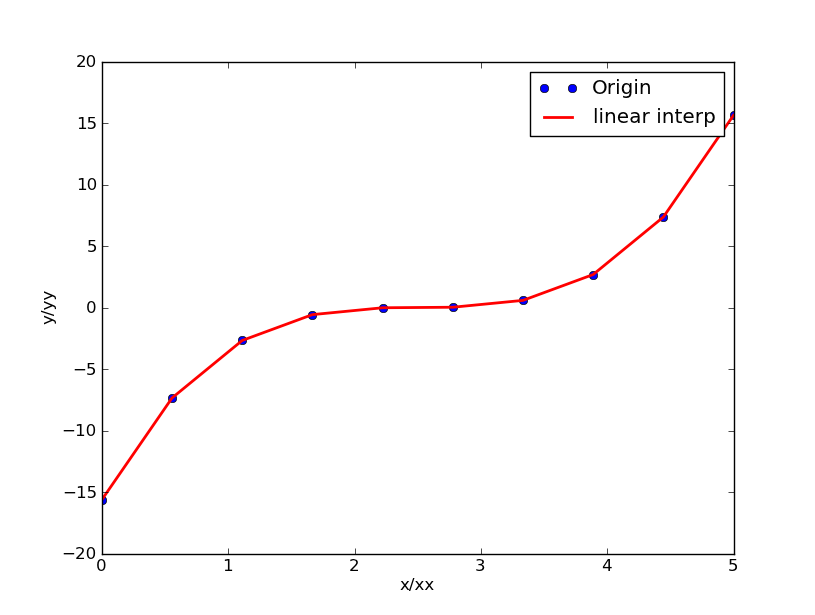

The script that drew this image:
# -*- coding:utf-8 -*-
import numpy as np
from scipy import interpolate as syip
x = np.linspace(0, 5, 10)
y = (x-2.5)**3
print x, y
result = syip.interp1d(x, y)
xx = np.linspace(0, 5, 100)
yy = result(xx)
import matplotlib.pyplot as plt
plt.plot(x, y, 'bo', label='Origin Data')
plt.plot(xx, yy, '-r', lw=2, label='linear interp')
plt.xlabel("x/xx")
plt.ylabel("y/yy")
plt.legend()
plt.show()
